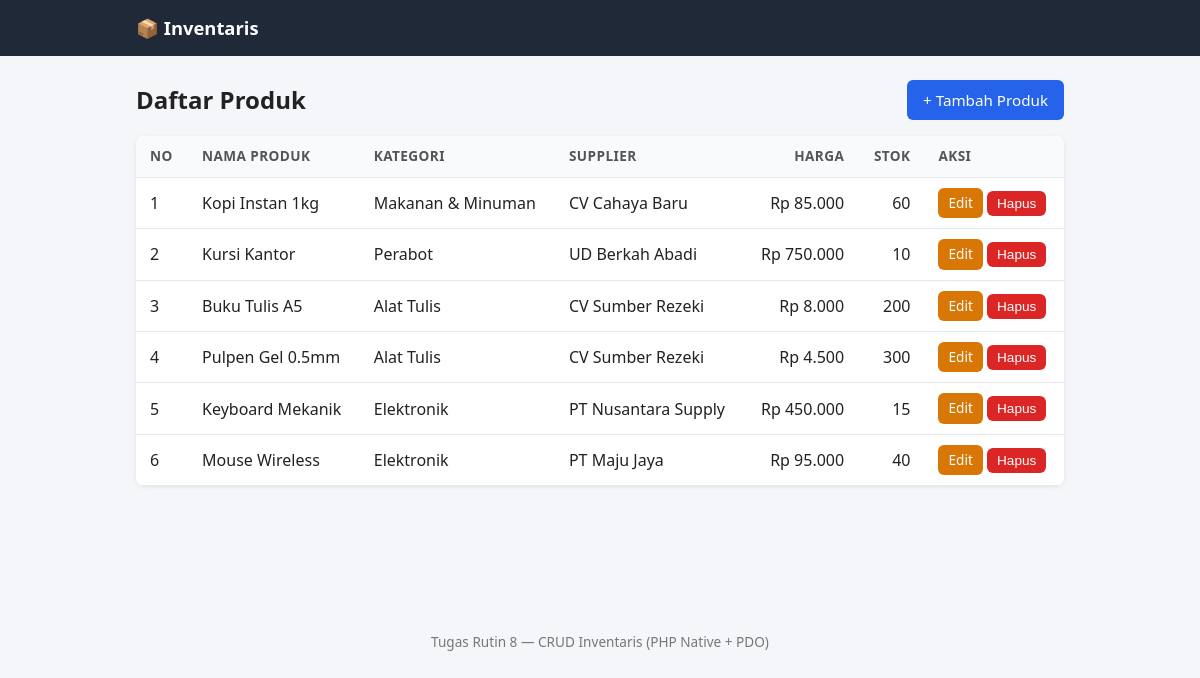
The page / on the database its author committed.
### tables this page shows
CREATE TABLE products (
  id          INT UNSIGNED  NOT NULL AUTO_INCREMENT,
  name        VARCHAR(150)  NOT NULL,
  category_id INT UNSIGNED  NOT NULL,
  supplier_id INT UNSIGNED  NOT NULL,
  price       DECIMAL(12,2) NOT NULL DEFAULT 0,
  stock       INT UNSIGNED  NOT NULL DEFAULT 0,
  PRIMARY KEY (id),
  CONSTRAINT fk_products_category
    FOREIGN KEY (category_id) REFERENCES categories (id)
    ON UPDATE CASCADE ON DELETE RESTRICT,
  CONSTRAINT fk_products_supplier
    FOREIGN KEY (supplier_id) REFERENCES suppliers (id)
    ON UPDATE CASCADE ON DELETE RESTRICT
);

CREATE TABLE categories (
  id   INT UNSIGNED NOT NULL AUTO_INCREMENT,
  name VARCHAR(100) NOT NULL,
  PRIMARY KEY (id),
  UNIQUE KEY uq_categories_name (name)
);

CREATE TABLE suppliers (
  id    INT UNSIGNED NOT NULL AUTO_INCREMENT,
  name  VARCHAR(150) NOT NULL,
  phone VARCHAR(20)  NOT NULL,
  PRIMARY KEY (id)
);

### database.php (called while the page is built, shortened)
<?php
final class Database
{
    private static ?PDO $instance = null;
    public static function getInstance(): PDO
    {
        if (self::$instance === null) {
            $dsn = sprintf(
                'mysql:host=%s;dbname=%s;charset=%s',
                self::DB_HOST, self::DB_NAME, self::DB_CHARSET
            );
            $options = [
                PDO::ATTR_ERRMODE            => PDO::ERRMODE_EXCEPTION,
                PDO::ATTR_DEFAULT_FETCH_MODE => PDO::FETCH_ASSOC,
                PDO::ATTR_EMULATE_PREPARES   => false,
            ];
            try {
                self::$instance = new PDO($dsn, self::DB_USER, self::DB_PASS, $options);
            } catch (PDOException $e) {
                error_log($e->getMessage());
                http_response_code(500);
                exit('Koneksi database gagal.');
            }
        }
        return self::$instance;
    }
}

### ProductModel.php (called while the page is built, shortened)
<?php
require_once __DIR__ . '/../config/database.php';
class ProductModel
{
    private PDO $db;
    public function __construct()
    {
        $this->db = Database::getInstance();
    }
    public function all(): array
    {
        $sql = 'SELECT p.id, p.name, p.price, p.stock,
                       c.name AS category_name,
                       s.name AS supplier_name
                FROM products p
                JOIN categories c ON c.id = p.category_id
                JOIN suppliers  s ON s.id = p.supplier_id
                ORDER BY p.id DESC';
        return $this->db->query($sql)->fetchAll();
    }
}

### helpers.php (called while the page is built, shortened)
<?php
function e(mixed $value): string
{
    return htmlspecialchars((string) $value, ENT_QUOTES, 'UTF-8');
}

### index.php (the view, shortened to what this page needs)
<?php
require_once __DIR__ . '/includes/helpers.php';
require_once __DIR__ . '/models/ProductModel.php';
$model    = new ProductModel();
$products = $model->all();
require __DIR__ . '/includes/header.php';
?>
<div class="page-head">
    <h1>Daftar Produk</h1>
    <a href="create.php" class="btn btn-primary">+ Tambah Produk</a>
</div>
<div class="table-wrap">
<table>
    <thead>
        <tr>
            <th>No</th>
            <th>Nama Produk</th>
            <th>Kategori</th>
            <th>Supplier</th>
            <th class="num">Harga</th>
            <th class="num">Stok</th>
            <th>Aksi</th>
        </tr>
    </thead>
    <tbody>
    <?php if (!$products): ?>
        <tr><td colspan="7" class="empty">Belum ada data produk.</td></tr>
    <?php else: ?>
        <?php foreach ($products as $i => $p): ?>
        <tr>
            <td><?= $i + 1 ?></td>
            <td><?= e($p['name']) ?></td>
            <td><?= e($p['category_name']) ?></td>
            <td><?= e($p['supplier_name']) ?></td>
            <td class="num">Rp <?= e(number_format((float) $p['price'], 0, ',', '.')) ?></td>
            <td class="num"><?= e($p['stock']) ?></td>
            <td class="row-actions">
                <a href="edit.php?id=<?= e($p['id']) ?>" class="btn btn-small btn-warning">Edit</a>
                <form action="delete.php" method="post" class="inline"
                      onsubmit="return confirm('Yakin ingin menghapus produk &quot;<?= e(addslashes($p['name'])) ?>&quot;?');">
                    <button type="submit" class="btn btn-small btn-danger">Hapus</button>
                </form>
            </td>
        </tr>
        <?php endforeach; ?>
    <?php endif; ?>
    </tbody>
</table>
</div>
<?php require __DIR__ . '/includes/footer.php'; ?>

### header.php (shortened to what this page needs)
<!DOCTYPE html>
<html lang="id">
<head>
    <link rel="stylesheet" href="assets/css/style.css">
</head>
<body>
<header class="topbar">
    <div class="container">
        <a href="index.php" class="brand">📦 Inventaris</a>
    </div>
</header>
<main class="container">

### footer.php
</main>
<footer class="footer">
    <div class="container">Tugas Rutin 8 &mdash; CRUD Inventaris (PHP Native + PDO)</div>
</footer>
</body>
</html>

### style.css (style rules this page uses)
* { box-sizing: border-box; }
body { margin: 0; font-family: system-ui, -apple-system, "Segoe UI", Roboto, sans-serif; background: #f4f6f9; color: #222; line-height: 1.5; }
.container { max-width: 960px; margin: 0 auto; padding: 0 16px; }
.topbar { background: #1f2937; padding: 14px 0; }
.brand { color: #fff; font-weight: 700; font-size: 1.15rem; text-decoration: none; }
main.container { padding-top: 24px; padding-bottom: 40px; min-height: 70vh; }
.footer { text-align: center; padding: 16px 0; color: #777; font-size: .85rem; }
h1 { margin: 0 0 16px; font-size: 1.5rem; }
.page-head { display: flex; justify-content: space-between; align-items: center; margin-bottom: 16px; }
.page-head h1 { margin: 0; }
.table-wrap { overflow-x: auto; background: #fff; border-radius: 8px; box-shadow: 0 1px 4px rgba(0,0,0,.08); }
table { width: 100%; border-collapse: collapse; }
th, td { padding: 10px 14px; text-align: left; border-bottom: 1px solid #e5e7eb; }
thead th { background: #f9fafb; font-size: .85rem; text-transform: uppercase; letter-spacing: .03em; color: #555; }
.num { text-align: right; }
.btn { display: inline-block; padding: 9px 16px; border: 0; border-radius: 6px; font-size: .95rem; cursor: pointer; text-decoration: none; color: #fff; }
.btn-primary { background: #2563eb; }
.btn-warning { background: #d97706; }
.btn-danger { background: #dc2626; }
.btn-small { padding: 5px 10px; font-size: .85rem; }
.row-actions { white-space: nowrap; }
form.inline { display: inline; }

### rows shown on the page
products: name "Kopi Instan 1kg", category.name "Makanan & Minuman", supplier.name "CV Cahaya Baru", price "85.000", stock "60"
products: name "Kursi Kantor", category.name "Perabot", supplier.name "UD Berkah Abadi", price "750.000", stock "10"
products: name "Buku Tulis A5", category.name "Alat Tulis", supplier.name "CV Sumber Rezeki", price "8.000", stock "200"
products: name "Pulpen Gel 0.5mm", category.name "Alat Tulis", supplier.name "CV Sumber Rezeki", price "4.500", stock "300"
products: name "Keyboard Mekanik", category.name "Elektronik", supplier.name "PT Nusantara Supply", price "450.000", stock "15"
products: name "Mouse Wireless", category.name "Elektronik", supplier.name "PT Maju Jaya", price "95.000", stock "40"
